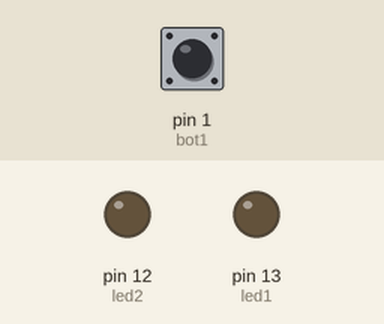
Bench run of a sketch on a simulated Arduino Uno, built with avr-gcc and run on an emulated ATmega328P. Shown: output pins drawn as LEDs (lit = HIGH). The inputs (shaded band) are chosen by the test bench; at power-on: pin 1 (bot1) LOW.

Above: at 1.2 s.
1.3 s: pin 1 (bot1) pulled HIGH for 3.2 s
At 1.8 s:
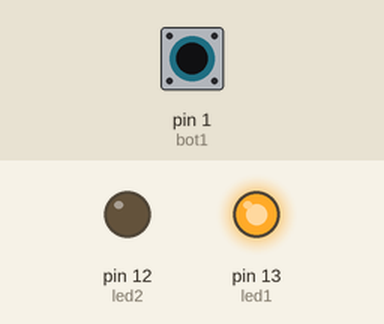
Timing chart, 0 to 6.8 s (numbered marks = the images above; inputs shaded):
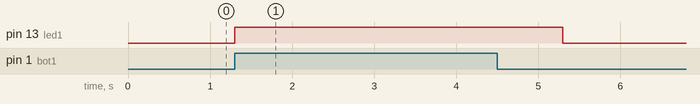

Measured:
- after the input at 1.3 s, pin 13 (led1): LOW → HIGH at once, → LOW 4.0 s later

The sketch:

ARD_TESTE_1.ino
```cpp
const int bot1 = 1;
const int led1 = 13;
const int led2 = 12;

// a função setup roda somente uma vez, ao ligar o arduino ou reset
void setup() {
  // configura o led interno como saida.]
  pinMode(bot1, INPUT);
  pinMode(led1, OUTPUT);
  pinMode(led2, OUTPUT);
}

// função "loop" == função "while"
void loop() {

  if (digitalRead(bot1) == HIGH){
    digitalWrite(led1, HIGH);
    delay(1000);
    digitalWrite(led1, LOW);
  }
    else digitalWrite(led1, LOW);
}
```
